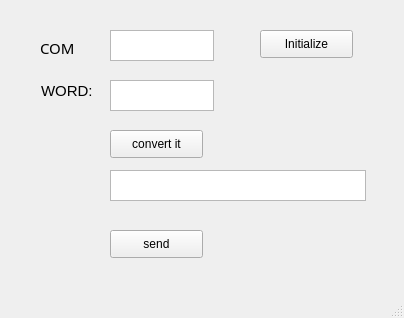
<?xml version="1.0" encoding="UTF-8"?>
<ui version="4.0">
 <class>MainWindow</class>
 <widget class="QMainWindow" name="MainWindow">
  <property name="geometry">
   <rect>
    <x>0</x>
    <y>0</y>
    <width>404</width>
    <height>318</height>
   </rect>
  </property>
  <property name="windowTitle">
   <string>MainWindow</string>
  </property>
  <widget class="QWidget" name="centralwidget">
   <widget class="QLabel" name="label">
    <property name="geometry">
     <rect>
      <x>41</x>
      <y>80</y>
      <width>61</width>
      <height>21</height>
     </rect>
    </property>
    <property name="font">
     <font>
      <family>Yu Gothic UI</family>
      <pointsize>11</pointsize>
     </font>
    </property>
    <property name="text">
     <string>WORD:</string>
    </property>
   </widget>
   <widget class="QPlainTextEdit" name="Word_to_convert">
    <property name="geometry">
     <rect>
      <x>110</x>
      <y>80</y>
      <width>104</width>
      <height>31</height>
     </rect>
    </property>
   </widget>
   <widget class="QPushButton" name="start_convert">
    <property name="geometry">
     <rect>
      <x>110</x>
      <y>130</y>
      <width>93</width>
      <height>28</height>
     </rect>
    </property>
    <property name="text">
     <string>convert it</string>
    </property>
   </widget>
   <widget class="QTextBrowser" name="result">
    <property name="geometry">
     <rect>
      <x>110</x>
      <y>170</y>
      <width>256</width>
      <height>31</height>
     </rect>
    </property>
   </widget>
   <widget class="QPushButton" name="initialize_button">
    <property name="geometry">
     <rect>
      <x>260</x>
      <y>30</y>
      <width>93</width>
      <height>28</height>
     </rect>
    </property>
    <property name="text">
     <string>Initialize</string>
    </property>
   </widget>
   <widget class="QLabel" name="label_2">
    <property name="geometry">
     <rect>
      <x>40</x>
      <y>40</y>
      <width>72</width>
      <height>15</height>
     </rect>
    </property>
    <property name="font">
     <font>
      <family>Yu Gothic Medium</family>
      <pointsize>11</pointsize>
     </font>
    </property>
    <property name="text">
     <string>COM</string>
    </property>
   </widget>
   <widget class="QTextEdit" name="textEdit">
    <property name="geometry">
     <rect>
      <x>110</x>
      <y>30</y>
      <width>104</width>
      <height>31</height>
     </rect>
    </property>
   </widget>
   <widget class="QPushButton" name="send_button">
    <property name="geometry">
     <rect>
      <x>110</x>
      <y>230</y>
      <width>93</width>
      <height>28</height>
     </rect>
    </property>
    <property name="text">
     <string>send</string>
    </property>
   </widget>
  </widget>
  <widget class="QMenuBar" name="menubar">
   <property name="geometry">
    <rect>
     <x>0</x>
     <y>0</y>
     <width>404</width>
     <height>26</height>
    </rect>
   </property>
  </widget>
  <widget class="QStatusBar" name="statusbar"/>
 </widget>
 <resources/>
 <connections/>
</ui>
